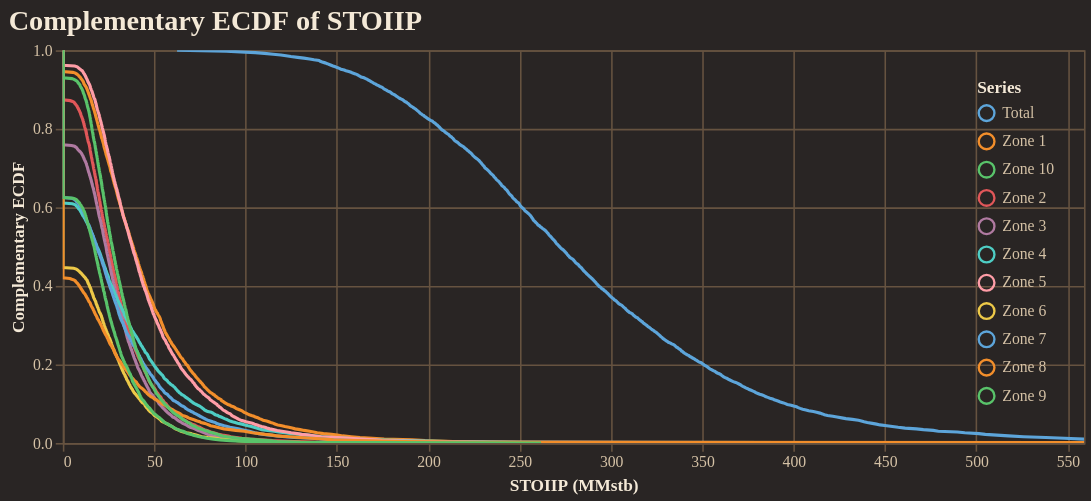

This figure's notebook cell:
### Code cell
fig = reporter.plotter.prospect_volumetric_ecdf_plot(
    figsize=(650, 250),
    backend=PLOTTING_BACKEND
)
fig.show()

### Figure 1 — Vega-Lite specification as saved in the notebook (floating-point values rounded to 4 significant figures; data arrays with more than 128 entries replaced by an {"elided": "..."} marker saying what was removed)
{"config": {"background": "#292524", "view": {"fill": "#292524", "stroke": "#665340"}, "title": {"color": "#f4e9d7", "font": "Merriweather", "fontSize": 18, "fontWeight": 600, "subtitleColor": "#d5c2a6", "anchor": "start"}, "axis": {"domainColor": "#665340", "gridColor": "#665340", "tickColor": "#665340", "labelColor": "#d5c2a6", "titleColor": "#f4e9d7", "labelFont": "Merriweather", "titleFont": "Merriweather"}, "legend": {"titleColor": "#f4e9d7", "labelColor": "#d5c2a6", "labelFont": "Merriweather", "titleFont": "Merriweather", "orient": "top-right", "symbolType": "circle"}, "header": {"labelColor": "#d5c2a6", "titleColor": "#f4e9d7", "labelFont": "Merriweather", "titleFont": "Merriweather"}, "mark": {"color": "#c78d3b"}, "line": {"color": "#c78d3b"}, "bar": {"color": "#c78d3b"}, "point": {"color": "#ddb06d"}, "area": {"color": "#c78d3b", "opacity": 0.35}, "text": {"color": "#f4e9d7", "font": "Merriweather"}, "range": {"category": ["#5DA5DA", "#F28E2B", "#59C36A", "#E15759", "#B07AA1", "#4ECDC4", "#FF9DA7", "#EDC948"]}}, "layer": [{"mark": {"type": "line", "clip": true, "strokeWidth": 2}, "encoding": {"color": {"field": "series", "title": "Series", "type": "nominal"}, "tooltip": [{"field": "series", "title": "Series", "type": "nominal"}, {"field": "stoiip_mmstb", "format": ",.2f", "title": "STOIIP (MMstb)", "type": "quantitative"}, {"field": "exceedance_probability", "format": ".3f", "title": "Exceedance", "type": "quantitative"}], "x": {"field": "stoiip_mmstb", "title": "STOIIP (MMstb)", "type": "quantitative"}, "y": {"field": "exceedance_probability", "scale": {"domain": [0, 1]}, "title": "Complementary ECDF", "type": "quantitative"}}}], "data": {"name": "data-5041f3baeffed12f3e34374a839b4e4b"}, "encoding": {"x": {"field": "stoiip_mmstb", "scale": {"domain": [0, 559.0]}, "type": "quantitative"}}, "height": 250, "title": "Complementary ECDF of STOIIP", "width": 650, "$schema": "https://vega.github.io/schema/vega-lite/v5.20.1.json", "datasets": {"data-5041f3baeffed12f3e34374a839b4e4b": {"elided": "5500 records"}}}
